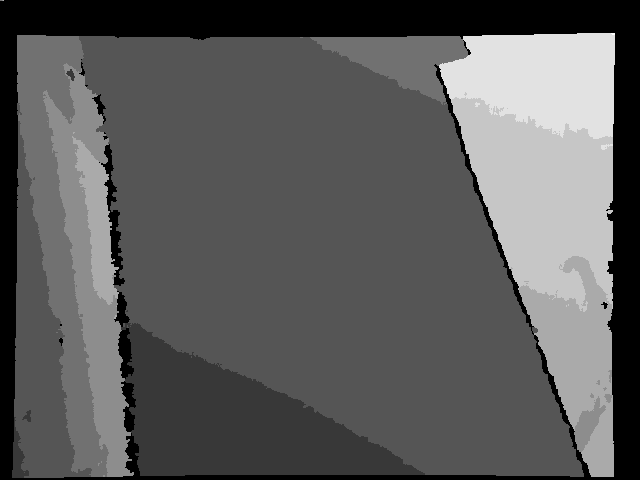
#> input picture gambit_perception/backupfiles/params_icra2013/baseTable.png, 640 x 480 px, given in place of image_3_dep.png, which was not available
$ python subtractTablePlane.py ../params_icra2013   (Python 2 division)   (older library calls are emulated)
#> lines starting #> are read from the running program, lines starting #| are printed output that depends on the picture; after the words box and inside, x2 and y2 are one past the last pixel; in counts of white or black regions, pixels touching at a corner belong together; long printed decimals are rounded; pictures that were not available may be replaced by others from this repository, and a replacement may not be noted
#! /usr/bin/python
import sys
import os

import numpy as np
import math
from cv2 import imread, imwrite, imshow, waitKey
import cv2


def getCoeffsFromPoints(dep, xx, yy):

    X2 = numpy.array(xx)
    Y2 = numpy.array(yy)
    Z2 = []
    ones2 = np.ones(len(xx))

    for i in range(len(xx)):
        Z2.append(dep[yy[i], xx[i]])
    Z2 = numpy.array(Z2)

    design = np.zeros((X2.shape[0], 3))
    design[:,0] = X2
    design[:,1] = Y2
    design[:,2] = ones2

    #coeffs_ = np.linalg.lstsq(design, Z)[0]
    coeffs = np.dot(np.linalg.pinv(design), Z2)
    Z3 = np.dot(design, coeffs)

    return np.array([coeffs[0], coeffs[1], -1, coeffs[2]])


def getCoeffs(dep, mask):
    rows = range(0,480)
    cols = range(0,640)
    [x,y] = np.meshgrid(cols, rows)

    X = x.reshape(-1)
    Y = y.reshape(-1)
    Z = np.int32(dep.reshape(-1))
    ones = np.ones(640*480)
    mI = mask.reshape(-1)

    X2 = X[mI]
    Y2 = Y[mI]
    Z2 = Z[mI]
    ones2 = ones[mI]

    design = np.zeros((X2.shape[0], 3))
    design[:,0] = X2
    design[:,1] = Y2
    design[:,2] = ones2


    #coeffs_ = np.linalg.lstsq(design, Z)[0]
    coeffs = np.dot(np.linalg.pinv(design), Z2)
    Z3 = np.dot(design, coeffs)

    return np.array([coeffs[0], coeffs[1], -1, coeffs[2]])


def getDistTable(coeffs, dep):
    magNormal = math.sqrt(coeffs[0]*coeffs[0] + coeffs[1]*coeffs[1] + coeffs[2]*coeffs[2])
    scoeffs = coeffs/magNormal

    rows = range(0,480)
    cols = range(0,640)
    os = np.ones((480,640), 'float32')

    [x,y] = np.meshgrid(cols, rows)
    #imshow('x', np.uint16(x)*100)
    #imshow('y', np.uint16(y)*100)
    #waitKey()

    term1 = x*scoeffs[0]
    term2 = y*scoeffs[1]
    term4 = os*scoeffs[3]
    #imshow('term1', np.int32(term1))
    #imshow('term2', np.int32(term2))
    #imshow('const term', np.int32(term4))

    z = np.int32(dep)
    term3 = z * scoeffs[2]
    #imshow('term3', term3)

    dists = np.abs(term1 + term2 + term3 + term4)
    print 'dists max and min', np.abs(dists).max(), np.abs(dists).min()

    return dists


if __name__ == '__main__':
    folder = sys.argv[1]

    dep = imread(os.path.join(folder, 'table','image_3_dep.png'), cv2.CV_LOAD_IMAGE_UNCHANGED)
#> dep is the input picture: shape (480, 640) uint16; min 0, max 2312, mean 924.7
    imshow('dep', np.uint8(dep/10))
    mask = imread(os.path.join(folder, 'mask.png'), cv2.CV_LOAD_IMAGE_UNCHANGED)
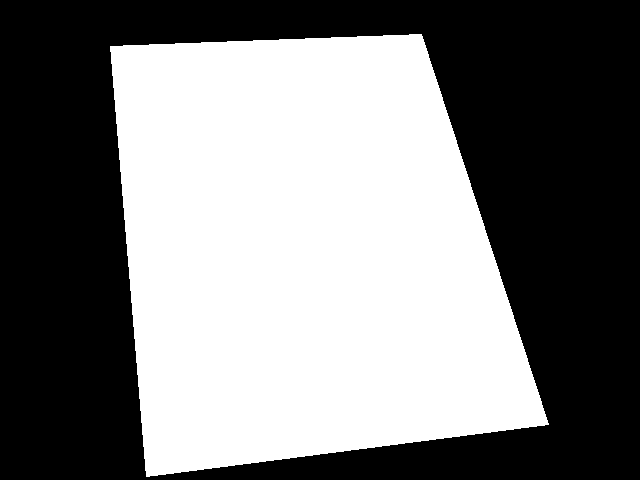
#> input picture gambit_perception/backupfiles/params_icra2013/mask.png, 640 x 480 px
#> mask: shape (480, 640); 48.7% white; 1 white region, box (x1, y1, x2, y2) and area: (110, 34, 549, 477) 149540
    mask = mask <= 0
    #imshow('mask', np.uint8(mask)*255)
    waitKey()

    coeffs = getCoeffs(dep,mask)
#> in getCoeffs, `coeffs = np.dot(np.linalg.pinv(design), Z2)`: coeffs = [0.756, 0.22, 682.3]
#> coeffs = [0.756, 0.22, -1, 682.3]
    print "%g %g %g %g" % tuple(coeffs)
#| 0.7563 0.2201 -1 682.259

    dists = getDistTable(coeffs, dep)
#> in getDistTable, `magNormal = math.sqrt(coeffs[0]*coeffs[0] + coeffs[1]*coeffs[1] + coef..`: magNormal = 1.27
#> in getDistTable, `scoeffs = coeffs/magNormal`: scoeffs = [0.594, 0.173, -0.786, 536]
#> in getDistTable, `term1 = x*scoeffs[0]`:
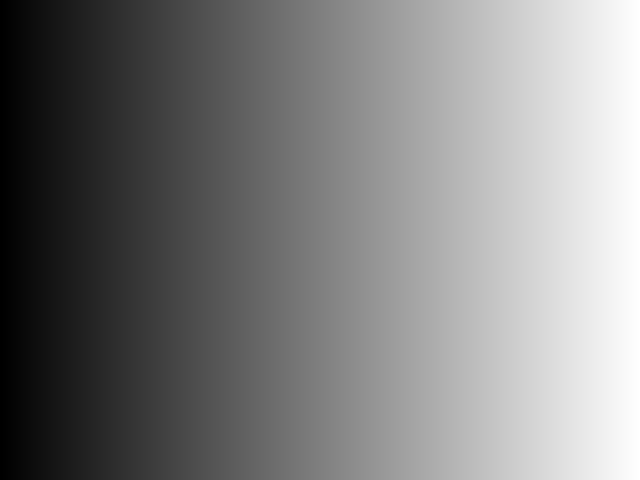
#> term1: shape (480, 640) float64; min 0, max 379.6, mean 189.8; drawn with min black and max white
#> in getDistTable, `term2 = y*scoeffs[1]`:
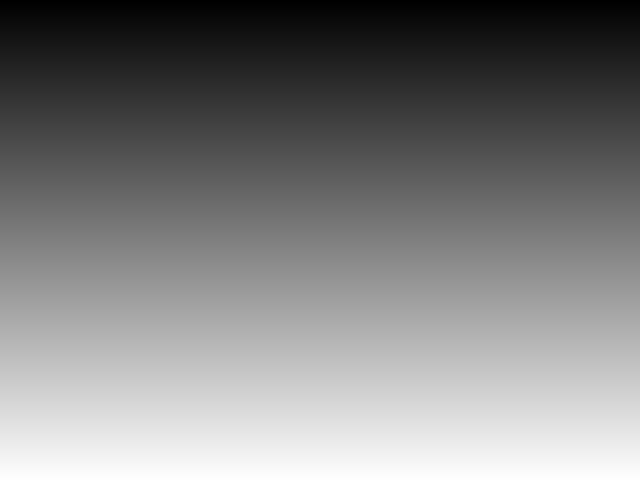
#> term2: shape (480, 640) float64; min 0, max 82.81, mean 41.4; drawn with min black and max white
#> in getDistTable, `term4 = os*scoeffs[3]`: term4: shape (480, 640) float32; every value is 536
#> in getDistTable, `term3 = z * scoeffs[2]`:
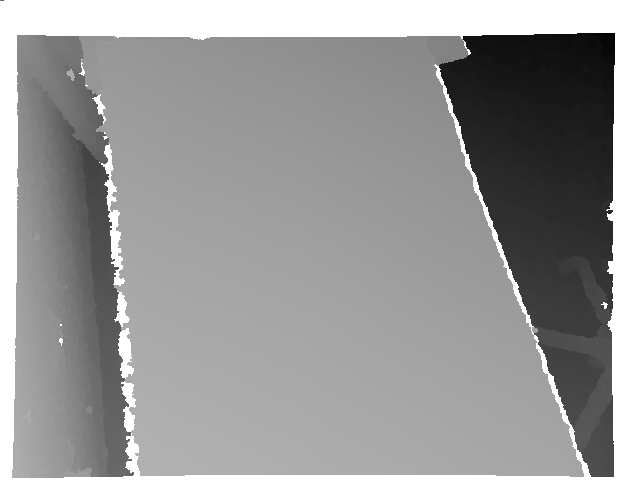
#> term3: shape (480, 640) float64; min -1816.3, max 0, mean -726.5; drawn with min black and max white
#> in getDistTable, `dists = np.abs(term1 + term2 + term3 + term4)`:
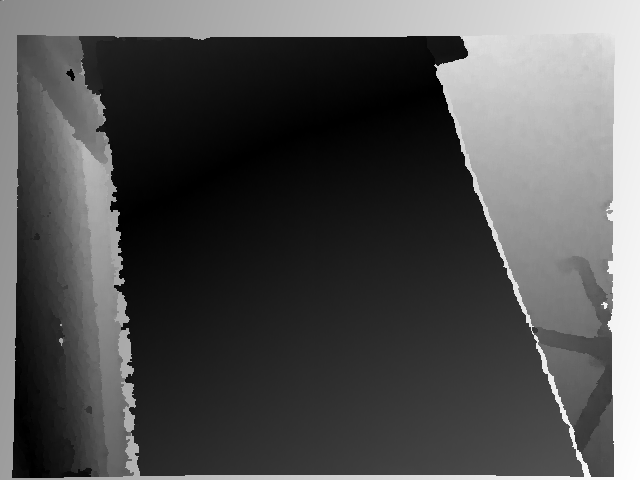
#> dists: shape (480, 640) float64; min 0.00253, max 998.4, mean 322; drawn with min black and max white
#| dists max and min 998.418 0.00253

    dists[dists > 50] = 0
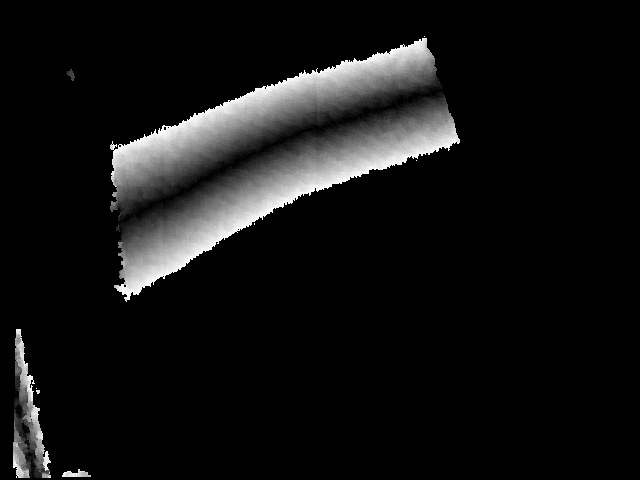
#> dists: shape (480, 640) float64; min 0, max 50, mean 3.7; drawn with min black and max white

    imshow('dists', np.uint8(dists)*5)

    tableMask = dists < 15;
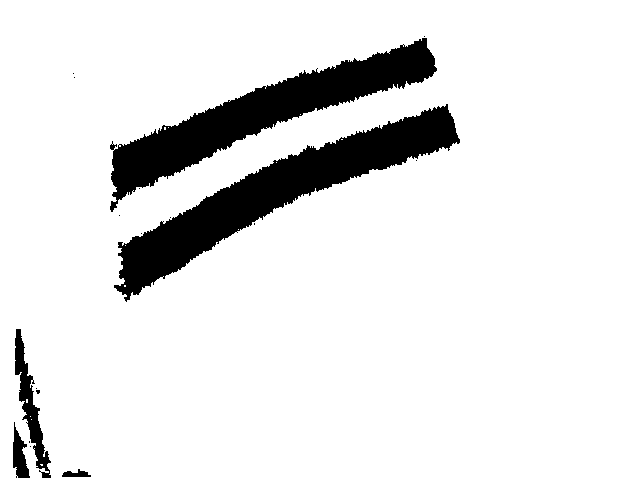
#> tableMask: shape (480, 640) bool; 89.6% white; 18 black regions (13 under 20 px), largest, box (x1, y1, x2, y2) and area: (114, 104, 460, 302) 15877, (110, 38, 437, 212) 13906, (15, 329, 51, 478) 1591, (13, 422, 30, 478) 519, (62, 469, 91, 477) 141
    imshow('foreground', np.uint8(tableMask)*255)

    waitKey()
